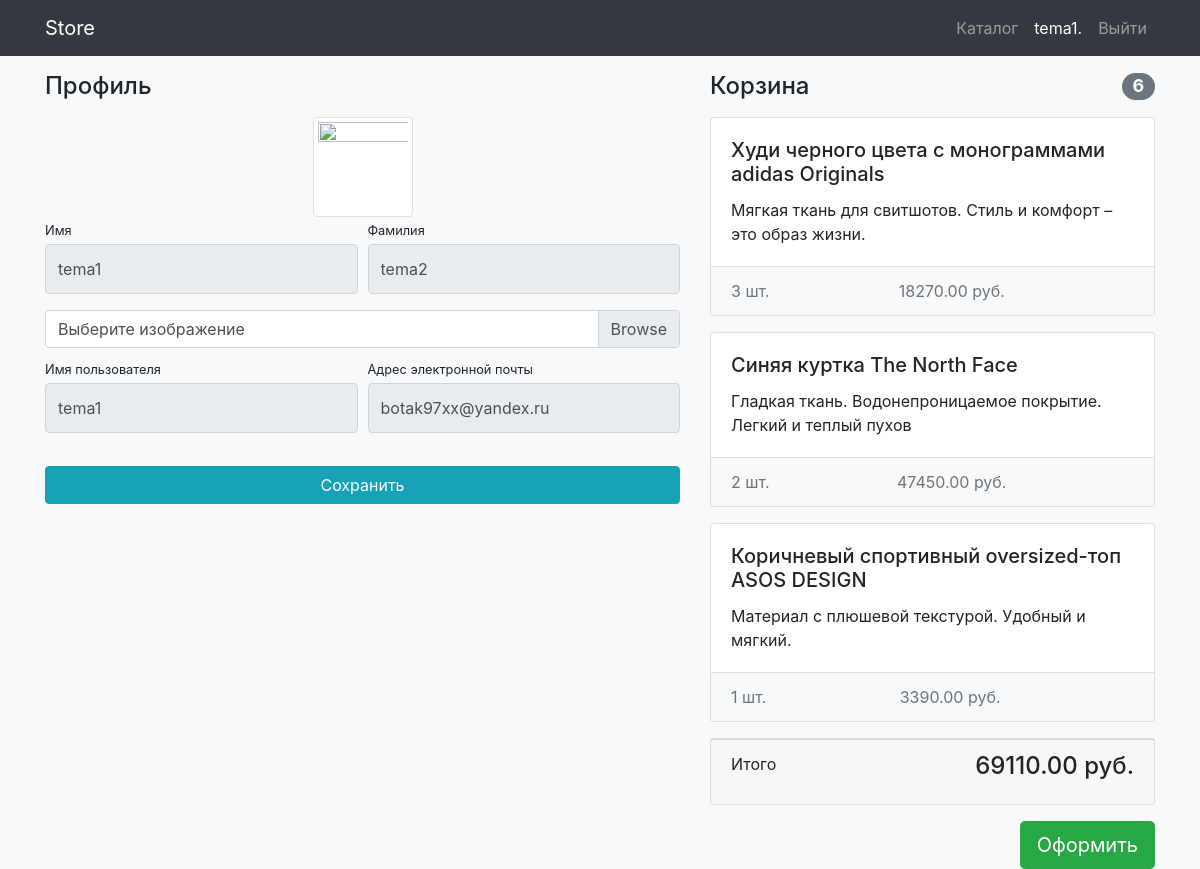
The page /users/profile/ (signed in) on the database its author committed.
### users/models.py (models this page shows)
class User(AbstractUser):
    image = models.ImageField(upload_to='users_images', blank=True)

### products/models.py (models this page shows, shortened)
class Basket(models.Model):
    user = models.ForeignKey(User, on_delete=models.CASCADE)
    product = models.ForeignKey(Product, on_delete=models.CASCADE)
    quantity = models.PositiveIntegerField(default=0)
    created_timestamp = models.DateTimeField(auto_now_add=True)
    def sum(self):
        return self.quantity * self.product.proce

class Product(models.Model):
    name = models.CharField(max_length=256)
    image = models.ImageField(upload_to='products_images', blank=True)
    description = models.TextField(blank=True)
    short_description = models.CharField(max_length=64, blank=True)
    proce = models.DecimalField(max_digits=8, decimal_places=2)
    quantity = models.PositiveIntegerField(default=0)
    category = models.ForeignKey(ProductCategory, on_delete=models.CASCADE)

### users/views.py (the view)
# urls.py: path('profile/', profile, name='profile'),
@login_required
def profile(request):
    user = request.user
    if request.method == 'POST':
        form = UserProfileForm(data=request.POST, files=request.FILES, instance=user)
        if form.is_valid():
            form.save()
            return HttpResponseRedirect(reverse('users:profile'))
    else:
        form = UserProfileForm(instance=user)
    baskets = Basket.objects.filter(user=user)
    total_quantity = sum(basket.quantity for basket in baskets)
    total_sum = sum(basket.sum() for basket in baskets)
    context = {
        'form': form, 'title': 'Store - личный кабинет',
        'baskets': baskets,
        'total_quantity': total_quantity,
        'total_sum': total_sum,
    }
    return render(request, 'users/profile.html', context)

### users/forms.py (shortened to what this page needs)
class UserProfileForm(UserChangeForm):
    first_name = forms.CharField(widget=forms.TextInput(attrs={
        'class': 'form-control py-4', 'readonly': True}))
    last_name = forms.CharField(widget=forms.TextInput(attrs={
        'class': 'form-control py-4', 'readonly': True}))
    username = forms.CharField(widget=forms.TextInput(attrs={
        'class': 'form-control py-4', 'readonly': True}))
    email = forms.CharField(widget=forms.EmailInput(attrs={
        'class': 'form-control py-4', 'readonly': True}))
    image = forms.ImageField(widget=forms.FileInput(attrs={
        'class': 'custom-file-input', 'placeholder': 'бэбэ'}), required=False)
    class Meta:
        model = User
        fields = ('username', 'email', 'first_name', 'last_name', 'image')

### users/templates/users/profile.html (shortened to what this page needs)
{% load static %}
<!DOCTYPE html>
<html lang="en">
<head>
    <link href="{% static "/vendor/bootstrap/css/bootstrap.min.css" %}" rel="stylesheet">
    <link href="{% static "/css/profile.css" %}" rel="stylesheet">
</head>
<body class="bg-light">
<nav class="navbar navbar-expand-lg navbar-dark bg-dark fixed-top">
    <div class="container">
        <a class="navbar-brand" href="{% url 'index' %}">Store</a>
        <div class="collapse navbar-collapse" id="navbarResponsive">
            <ul class="navbar-nav ml-auto">
                <li class="nav-item">
                    <a class="nav-link" href="{% url 'products:index' %}">Каталог </a>
                </li>
                <li class="nav-item">
                    <a class="nav-link active" href="{% url 'users:profile' %}">{{ user.username }}. </a>
                </li>
                <li class="nav-item">
                    <a class="nav-link" href="#">Выйти </a>
                </li>
            </ul>
        </div>
    </div>
</nav>
<div class="container">
    <div class="row">
        <div class="col-lg-7">
            <h4 class="mt-3 mb-3">Профиль</h4>
            <div class="col-lg-12 text-center">
                <img width="100" height="100"
                     src="{% if user.image %} {{ user.image.url }} {% else %} {% static 'vendor/img/users/default_avatar.png' %} {% endif %}"
                     class="img-thumbnail">
            </div>
            <form action="{% url 'users:profile' %}" method="post" enctype="multipart/form-data">
                <div class="form-row">
                    <div class="col-lg-6">
                        <div class="form-group">
                            <label class="small mb-1" for="{{ form.first_name.id_for_label }}">Имя</label>
                            {{ form.first_name }}
                        </div>
                    </div>
                    <div class="col-lg-6">
                        <div class="form-group">
                            <label class="small mb-1" for="{{ form.last_name.id_for_label }}">Фамилия</label>
                            {{ form.last_name }}
                        </div>
                    </div>
                </div>
                <div class="form-row mb-2">
                    <div class="col-lg-12">
                        <div class="custom-file">
                            <label class="custom-file-label" for="{{ form.image.id_for_label }}">Выберите изображение</label>
                        </div>
                    </div>
                </div>
                <div class="form-row">
                    <div class="col-lg-6">
                        <label class="small mb-1" for="{{ form.username.id_for_label }}">Имя пользователя</label>
                        {{ form.username }}
                    </div>
                    <div class="col-lg-6">
                        <label class="small mb-1" for="{{ form.email.id_for_label }}">Адрес электронной
                            почты</label>
                        {{ form.email }}
                    </div>
                </div>
                <div class="form-row">
                    <div class="col-lg-12" style="margin-top: 33px;">
                        <input class="btn btn-info btn-block" type="submit" value="Сохранить">
                    </div>
                </div>
            </form>
        </div>
        {% include 'products/basket.html' %}
    </div>
</div>
</body>
</html>

### products/templates/products/basket.html (shortened to what this page needs)
{% if baskets %}
    <div class="col-lg-5">
            <h4 class="mt-3 mb-3 d-flex justify-content-between align-items-center mb-3">
                Корзина <span class="badge badge-secondary badge-pill">{{ total_quantity }}</span>
            </h4>
            {% for basket in baskets %}
                <div class="card mb-3">
                <div class="card-body">
                    <h5 class="card-title">{{ basket.product.name }}</h5>
                    <p class="card-text">{{ basket.product.short_description }}</p>
                </div>
                <ul class="list-group list-group-flush">
                    <li class="list-group-item d-flex justify-content-between lh-condensed bg-light">
                        <span class="text-muted">{{ basket.quantity }} шт.</span>
                        <span class="text-muted">{{ basket.sum }} руб.</span>
                    </li>
                </ul>
            </div>
            {% endfor %}
            <div class="card mb-3">
                <div class="card-footer">
                    <p class="float-left">Итого</p>
                    <h4 class="float-right">{{ total_sum }} руб.</h4>
                </div>
            </div>
            <button type="button" class="btn btn-success btn-lg float-right">Оформить</button>
        </div>
{% else %}
    <h4 class="mt-3 mb-3 mb-3 text-center">
                Корзина пуста
            </h4>
{% endif %}

### static/css/profile.css (style rules this page uses)
body { padding-top: 56px; }

### rows shown on the page
User: username "tema1", first_name "tema1", last_name "tema2", email "botak97xx@yandex.ru"
Basket: product.name "Худи черного цвета с монограммами adidas Originals", product.short_description "Мягкая ткань для свитшотов. Стиль и комфорт – это образ жизни.", quantity "3", sum "18270.00"
Basket: product.name "Синяя куртка The North Face", product.short_description "Гладкая ткань. Водонепроницаемое покрытие. Легкий и теплый пухов", quantity "2", sum "47450.00"
Basket: product.name "Коричневый спортивный oversized-топ ASOS DESIGN", product.short_description "Материал с плюшевой текстурой. Удобный и мягкий.", quantity "1", sum "3390.00"

### other values the page prints
{{ total_quantity }} "6"
{{ total_sum }} "69110.00"
